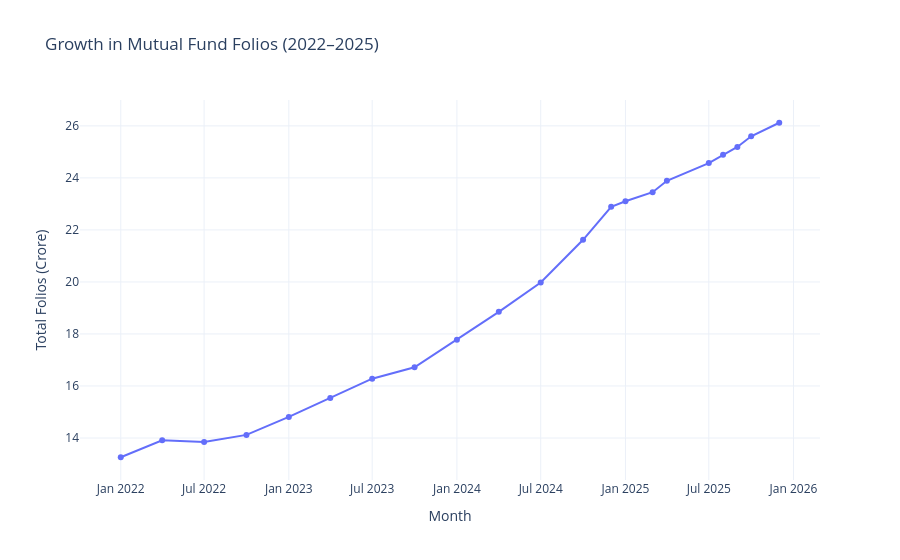

The notebook cell this image was saved under:
### Code cell
import plotly.express as px

fig = px.line(
    folio,
    x="month",
    y="total_folios_crore",
    markers=True,
    title="Growth in Mutual Fund Folios (2022–2025)"
)

fig.update_layout(
    template="plotly_white",
    xaxis_title="Month",
    yaxis_title="Total Folios (Crore)"
)

fig.show()

### Figure 1 — Plotly figure (JSON) as saved in the notebook; plotly's stock layout.template omitted (floating-point values rounded to 4 significant figures)
{"data": [{"hovertemplate": "month=%{x}<br>total_folios_crore=%{y}<extra></extra>", "legendgroup": "", "line": {"color": "#636efa", "dash": "solid"}, "marker": {"symbol": "circle"}, "mode": "lines+markers", "name": "", "orientation": "v", "showlegend": false, "type": "scatter", "x": ["2022-01-01T00:00:00.000000", "2022-04-01T00:00:00.000000", "2022-07-01T00:00:00.000000", "2022-10-01T00:00:00.000000", "2023-01-01T00:00:00.000000", "2023-04-01T00:00:00.000000", "2023-07-01T00:00:00.000000", "2023-10-01T00:00:00.000000", "2024-01-01T00:00:00.000000", "2024-04-01T00:00:00.000000", "2024-07-01T00:00:00.000000", "2024-10-01T00:00:00.000000", "2024-12-01T00:00:00.000000", "2025-01-01T00:00:00.000000", "2025-03-01T00:00:00.000000", "2025-04-01T00:00:00.000000", "2025-07-01T00:00:00.000000", "2025-08-01T00:00:00.000000", "2025-09-01T00:00:00.000000", "2025-10-01T00:00:00.000000", "2025-12-01T00:00:00.000000"], "xaxis": "x", "y": [13.26, 13.91, 13.85, 14.12, 14.81, 15.54, 16.28, 16.72, 17.78, 18.85, 19.98, 21.62, 22.89, 23.1, 23.45, 23.89, 24.57, 24.89, 25.19, 25.6, 26.12], "yaxis": "y"}], "layout": {"legend": {"tracegroupgap": 0}, "title": {"text": "Growth in Mutual Fund Folios (2022–2025)"}, "xaxis": {"anchor": "y", "domain": [0, 1], "title": {"text": "Month"}}, "yaxis": {"anchor": "x", "domain": [0, 1], "title": {"text": "Total Folios (Crore)"}}}}
